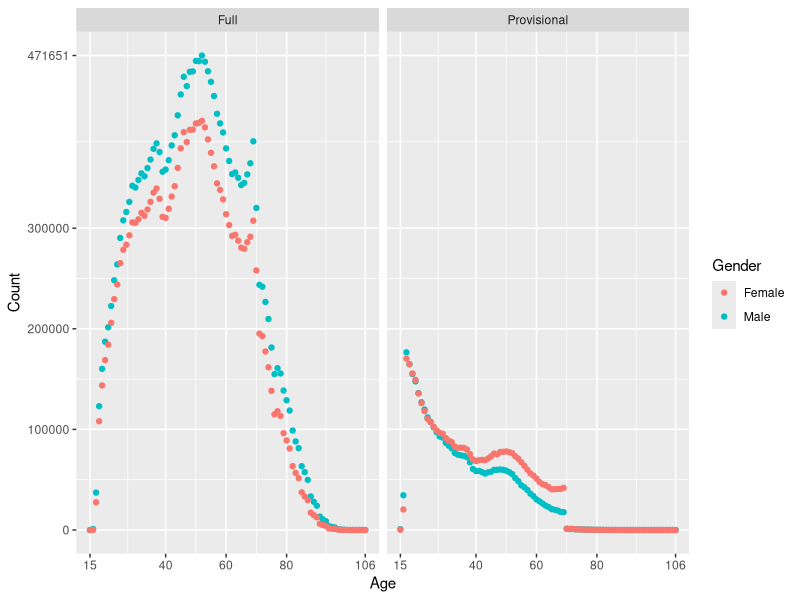

The R source for this figure:
## ---- chunk 1

library(readxl)
library(tidyverse)
library(ggthemes)
## ---- chunk 2

june2017 <- readxl::read_excel("Raw_Data/Driving-Licence-data-june2017.xlsx", 
                               sheet = 1, 
                               skip = 20) %>% 
  filter(Age != "Total")

names(june2017)[2:7] <- c("Provisional Licences - Male",	
                          "Provisional Licences - Female",	
                          "Provisional - Total",	
                          "Full Licences - Male",	
                          "Full Licences - Female",	
                          "Full - Total")

june2017$Age <- as.integer(june2017$Age)

## ---- chunk 3
tidy_data <- june2017 %>%
  gather(key = key, value = value, -Age) %>%
  extract(col = key, c("LicenseType", "Gender"), "(Provisional|Full) .+ (Male|Female|Total)") %>%
  filter(Gender != "Total", Age != "Total")


tidy_data %>%
  group_by(LicenseType) %>%
  summarise(Total = sum(value))

tidy_data %>%
ggplot(aes(Age, value, col = Gender)) + geom_point() + facet_wrap(~LicenseType) +  ylab("Count") +
   scale_x_continuous(breaks = extended_range_breaks()(tidy_data$Age)) +
  scale_y_continuous(breaks = extended_range_breaks()(tidy_data$value)) 
  

